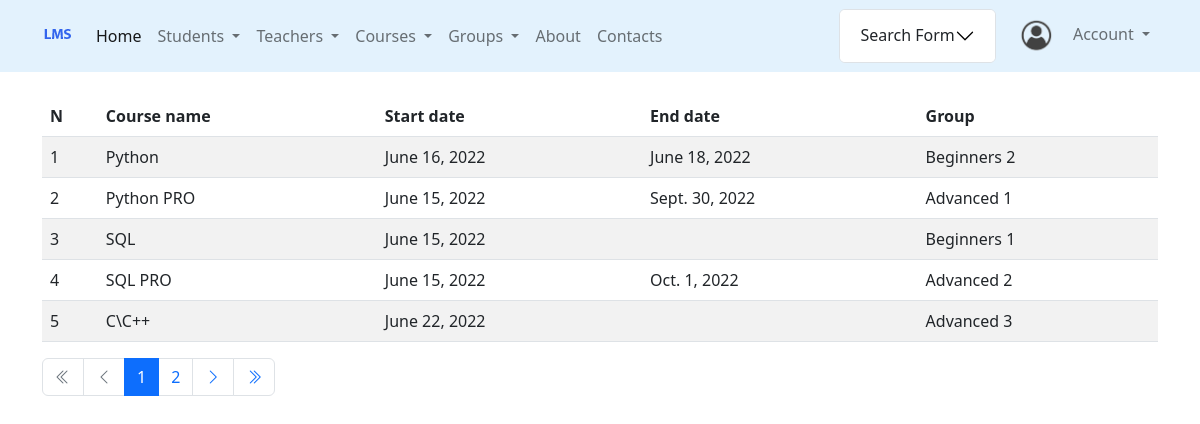
Page /courses/ on the committed database.
### courses/models.py (models this page shows, shortened)
class Course(GroupModel):
    group = models.OneToOneField(
        'groups.Group',
        on_delete=models.SET_NULL,
        null=True,
        blank=True,
        related_name='course_of_group'
    )
    teachers = models.ManyToManyField(
        to=Teacher,
        null=True,
        blank=True,
        related_name='courses'
    )
    class Meta:
        verbose_name = 'course'
        verbose_name_plural = 'courses'
        db_table = 'courses'

### groups/models.py (models this page shows)
class Group(GroupModel):
    headman = models.OneToOneField(
        'students.Student',
        on_delete=models.SET_NULL,
        null=True,
        blank=True,
        related_name='headman_group'
    )
    headteacher = models.OneToOneField(
        'teachers.Teacher',
        on_delete=models.SET_NULL,
        null=True,
        blank=True,
        related_name='headteacher_group',
    )
    class Meta:
        verbose_name = 'group'
        verbose_name_plural = 'groups'
        db_table = 'groups'
    def __str__(self):
        return f'{self.group_name}'

### courses/views.py (the view)
# urls.py: path('', ListCoursesView.as_view(), name='list'),                             # Read
class ListCoursesView(ListView):
    model = Course
    template_name = 'courses/list.html'
    paginate_by = 5
    def get_filter(self):
        return CourseFilterForm(
            data=self.request.GET,
            queryset=self.model.objects.all()
        )
    def get_queryset(self):
        return self.get_filter().qs
    def get_context_data(self, *, object_list=None, **kwargs):
        context = super().get_context_data(**kwargs)
        context['filter'] = self.get_filter().form
        return context

### core/context_processors.py (called while the page is built)
def params(request):
    get_params = request.GET
    if 'page' in get_params:
        get_params = copy(get_params)
        del get_params['page']
    return {'params': f'&{get_params.urlencode()}' if get_params else ''}

### courses/templates/courses/list.html (shortened to what this page needs)
{% extends 'base.html' %}
{% block content %}
    <br>
      <table class="table table-striped">
    <thead>
        <tr>
            <th style="width: 5%">N</th>
            <th style="width: 25%">Course name</th>
            <th>Start date</th>
            <th>End date</th>
            <th>Group</th>
        </tr>
    </thead>
    {% for course in object_list %}
            <tr>
            <td>{{ forloop.counter0|add:page_obj.start_index}}</td>
            <td>{{ course.group_name }}</td>
            <td>{{ course.start_date }}</td>
            <td>{% if course.end_date %}{{ course.end_date }}{% endif %}</td>
            <td>{{ course.group }}</td>
        </tr>
    {% endfor %}
          </table>
{% endblock %}

### rows in the picture
Course: group_name "Python", start_date "June 16, 2022", end_date "June 18, 2022", group "Beginners 2"
Course: group_name "Python PRO", start_date "June 15, 2022", end_date "Sept. 30, 2022", group "Advanced 1"
Course: group_name "SQL", start_date "June 15, 2022", group "Beginners 1"
Course: group_name "SQL PRO", start_date "June 15, 2022", end_date "Oct. 1, 2022", group "Advanced 2"
Course: group_name "C\\C++", start_date "June 22, 2022", group "Advanced 3"

### other values in the picture
{{ page_num }} "1"
{{ page_num }} "2"
